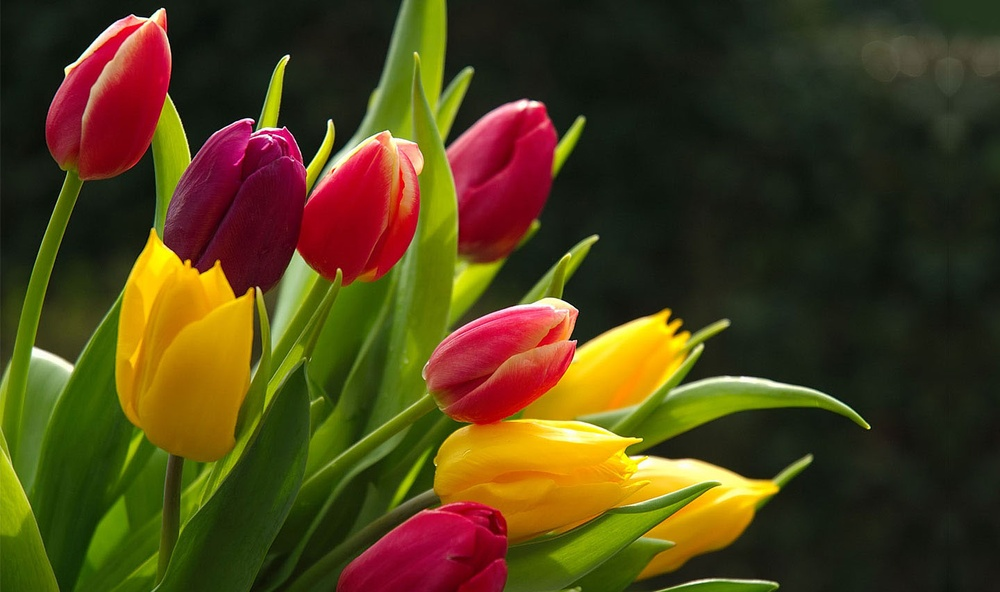
#> input picture flower.jpg, 1000 x 592 px, shrunk from 1440 x 852 before the run
$ jupyter execute main.ipynb   (shell and % lines are left out)   (older library calls are emulated)
#> lines starting #> are read from the running program, lines starting #| are printed output that depends on the picture; after the words box and inside, x2 and y2 are one past the last pixel; in counts of white or black regions, pixels touching at a corner belong together
#> further down, image is the input picture: shape (592, 1000, 3); mean R, G, B 78.4, 64.3, 24
### segmentation.py
import numpy as np
import matplotlib.pyplot as plt
from matplotlib import colors
from scipy import ndimage
from PIL import Image
import time


class castClrs:
    """Class to  discretize the colorchannel of the argument image.

    """
    def __init__(self, imageRGB):
        self.imageRGB = imageRGB.copy()
        self.imageHSV = colors.rgb_to_hsv(self.imageRGB)
#> self.imageHSV: shape (592, 1000, 3) float32; mean of channels 0, 1, 2 0.3, 0.6, 86.3
        self.imageHeight = self.imageRGB.shape[0]
        self.imageWidth = self.imageRGB.shape[1]
        self.segmentedRGB = None
        self.segmentedHSV = None
        self.computationTime = None


    def RGB(self):
        """Returns the image in RGB format."""
        return self.imageRGB

    def HSV(self):
        """Returns the image in HSV format."""
        return self.imageHSV

    def RGBSegment(self):
        """Returns the colorspace-segmented image in RGB format."""
        if self.segmentedRGB is None:
            print('There is no segmented image in RGB format')
            return 0
        else:
            return self.segmentedRGB

    # [7 lines left out: function HSVSegment, not called in this run]

    def updateRGBSegment(self):
        """Takes HSV-segmented image and converts it to RGB to call from RGBSegment()"""
        self.segmentedRGB = colors.hsv_to_rgb(self.segmentedHSV)

    def updateHSVSegment(self):
        """Takes RGB-segmented image and converts it to HSV to call from HSVSegment()"""
        self.segmentedHSV = colors.rgb_to_hsv(self.segmentedRGB)


    # [7 lines left out: function hist, not called in this run]

    def showRGB(self):
        """Shows a matplotlib image of the segmented RGB-image"""
        plt.imshow(self.RGBSegment())
        plt.show()

    # [4 lines left out: function showHSV, not called in this run]


    def segment(self, segC0=8, segC1=8, segC2=8, clrs='rgb', mode='weighted', castMode='ceil'):
        """Does an equidistant colorspace segmentation. Each segment has the same length in colorspace.
        -segC0, segC1 and segC2 are the numbers of segments wanted for the respective colorchannels
        -clrs is the colorspace in which the segmentation should take place and can be 'rgb' or 'hsv'
        -mode is the way segmentsizes will be chosen:
            'linear' does an equidistant colorspace segmentation. Each segment has the same length in colorspace.
            'weighted' does a colorspace segmentation where each segment's length will be chosen by the amount of pixels which occupy the segment. Each segment is chosen to have the same amount of pixels in them.
        -castMode is the way colorvalues will be cast and can be 'floor', 'ceil' or 'mean'"""
#> called with segC0 = 4, segC1 = 4, segC2 = 4, clrs = 'rgb', mode = 'linear', castMode = 'floor'
        timeStart = time.clock()

        # define modes
        modes = ['linear', 'weighted']
        castModes = ['floor', 'ceil', 'mean']
        # set working image
        if (clrs == 'rgb'):
            workingImage = self.imageRGB.copy()
        elif (clrs == 'hsv'):
            workingImage = self.imageHSV.copy()
        else:
            print('Colorspace "'+str(clrs)+'" not found')
            return 0
        # exception handling: modes
        if not (mode in modes):
            print('Mode "'+str(mode)+'" not found. Available modes are: '+str(modes))
            return 0
        if not (castMode in castModes):
            print('Castmode "'+str(castMode)+'" not found')
            return 0

        def valueCast(array, index, mode):
            if (castMode == 'floor'):
                return int(array[index])
            elif (castMode == 'ceil'):
                return int(array[index+1])
            elif (castMode == 'mean'):
                return int((array[index]+array[index+1])/2.)
            else:
                return 0

        # needed for color comparison
        referenceImage = workingImage.copy()

        # compute arrays which consist of the segments' borders
        if (mode == 'linear'):
            int0 = np.linspace(0, 255, segC0 + 1)
            int1 = np.linspace(0, 255, segC1 + 1)
            int2 = np.linspace(0, 255, segC2 + 1)
        if (mode == 'weighted'):
            histR, bin_edges = np.histogram(workingImage[:,:,0], bins=255, normed=True)
            histG, bin_edges = np.histogram(workingImage[:,:,1], bins=255, normed=True)
            histB, bin_edges = np.histogram(workingImage[:,:,2], bins=255, normed=True)
            hist = np.array([histR, histG, histB], dtype=float)

            int0 = np.zeros(segC0+1)
            int1 = np.zeros(segC0+1)
            int2 = np.zeros(segC0+1)
            intervals = np.array([int0, int1, int2], dtype=int)

            segmentCount = np.array([segC0, segC1, segC2], dtype=int)
            weights = 1/(segmentCount.astype(float))

            # process i-th histogram
            for i in range(3):
                # set j-th border, where 0-th border is zero and last border is 255
                for j in range(1, segmentCount[i]):
                    cumSum = 0.
                    counter = intervals[i][j-1] # set counter to last aquired border
                    while(cumSum < weights[i]):
                        counter += 1
                        if (counter >= 255):
                            break
                        cumSum += hist[i][counter]
                    intervals[i][j] = counter
                intervals[i][segmentCount[i]] = 255
            int0 = intervals[0]
            int1 = intervals[1]
            int2 = intervals[2]


        for i in range(segC0):
            # value the values between int[i]/int[i+1] will be cast to
            valCast = valueCast(int0, i, castMode)
            mask = (referenceImage[:,:,0] >= int0[i]) & (referenceImage[:,:,0] <= int0[i+1])
            workingImage[mask, 0] = valCast
        for i in range(segC1):
            valCast = valueCast(int1, i, castMode)
            mask = (referenceImage[:,:,1] >= int1[i]) & (referenceImage[:,:,1] <= int1[i+1])
            workingImage[mask, 1] = valCast
        for i in range(segC2):
            valCast = valueCast(int2, i, castMode)
            mask = (referenceImage[:,:,2] >= int2[i]) & (referenceImage[:,:,2] <= int2[i+1])
            workingImage[mask, 2] = valCast

        # update segmentedImages
        if (clrs == 'rgb'):
            self.segmentedRGB = workingImage
            self.updateHSVSegment()
        if (clrs == 'hsv'):
            self.segmentedHSV = workingImage
            self.updateRGBSegment()

        self.computationTime = time.clock() - timeStart

    # [20 lines left out: function weightedSegment, not called in this run]

    def showInfo(self):
        """Shows computation info on castClrs.segment()"""
        if self.computationTime is None:
            print('castClrs.segment() has not yet taken place')
        else:
            print('Computation time for colorspace segmentation: ' + str(self.computationTime) + 's\n')


class extractConnComp():
    """This class aims to extract connected components from a colorspace-segmented image.
    Connected components in this context are pixels connected spacially as well as in colorspace.
    The connected components extracted will be used for edge detection and for obtaining better colors for each individual segment by comparison with the original image.

    """
    def __init__(self, image):
        self.image = image.copy()
        self.connComp = None
        self.colorNumber = None
        self.connCompNumber = None
        self.computationTime = None
        self.cutConnComp = None


    def extract(self):
        """Computes connected component picture"""
        timeStart = time.clock()

        # create PIL Image Object
        pilImg = Image.fromarray(np.uint8(self.image))
        # create numpy array containing all color tuples occuring in the image
        colorArray = np.array(pilImg.getcolors(), dtype='object')[:,1]

        # connCompClrs is a connected component image where pixels are
        # connected in colorspace, but not in space
        self.connComp = np.zeros((self.image.shape[0], self.image.shape[1]))
        connCompCount = 0

        # each iteration will first find pixels of same color and then build
        # spacially connected components into the image connComp
        for i in range(colorArray.size):
            connCompClrs = np.uint8(((self.image[:,:,0] == colorArray[i][0]) &
                (self.image[:,:,1] == colorArray[i][1]) &
                (self.image[:,:,2] == colorArray[i][2])))
            connCompTemp, deltaConnCompCount = ndimage.label(connCompClrs)
            self.connComp += connCompTemp+connCompCount-np.uint8(connCompTemp==0)*connCompCount
            connCompCount += deltaConnCompCount
#> this loop made 35 passes
#> (deltaConnCompCount, connCompCount) on passes 1 to 8: (1, 1), (95, 96), (36, 132), (25, 157), (97, 254), (52, 306), (130, 436), (40, 476)
#> pass 1, in extract, `connCompClrs = np.uint8(((self.image[:,:,0] == colorArray[i][0]) & (se..`:
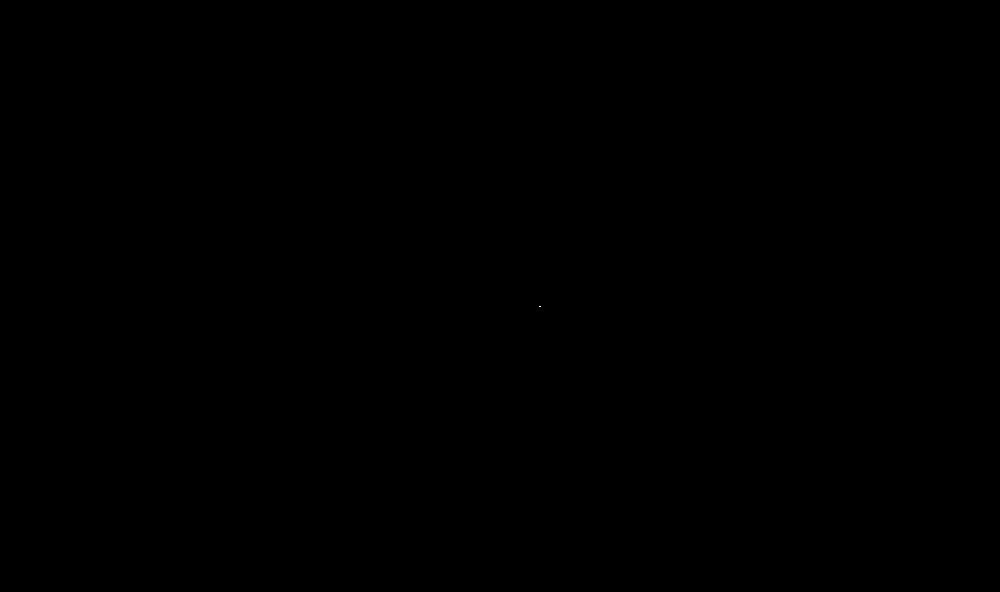
#> connCompClrs: shape (592, 1000); values 0 (black) and 1 (white), 0% white in thin lines or dots, all inside (x1, y1, x2, y2) = (539, 306, 541, 307)
#> after the loop:
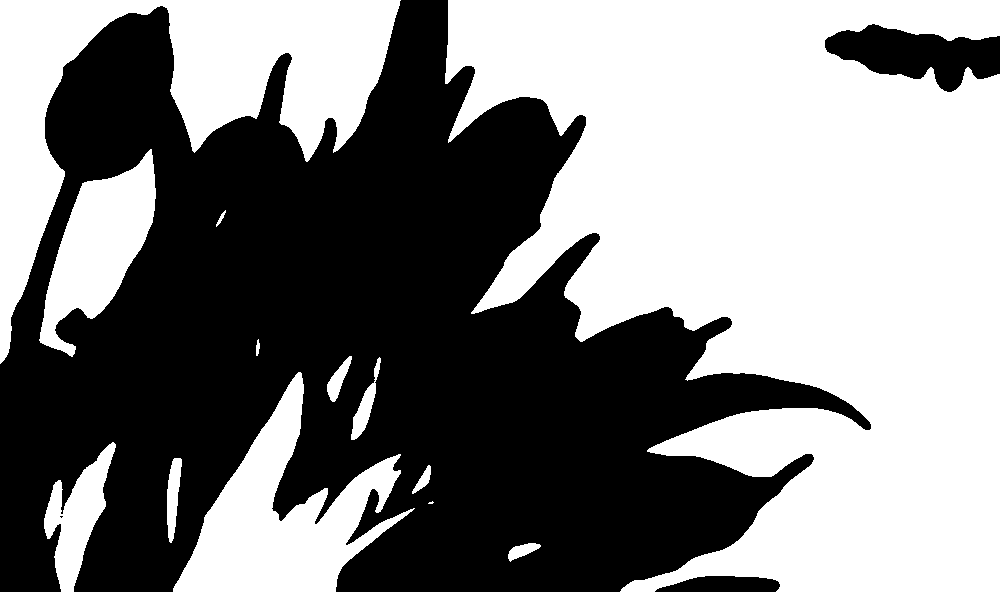
#> connCompClrs: shape (592, 1000); values 0 (black) and 1 (white), 51.4% white; 4 black regions (1 under 20 px), largest, box (x1, y1, x2, y2) and area: (0, 0, 871, 592) 279223, (825, 24, 1000, 92) 6838, (655, 576, 780, 592) 1566
#> after the loop:
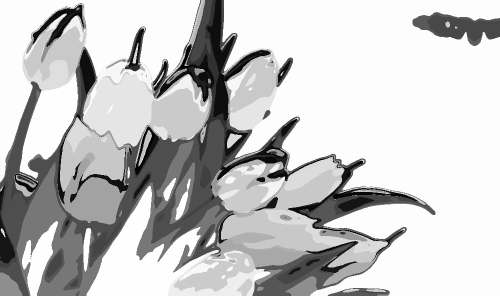
#> self.connComp: shape (592, 1000) float64 (shown at 1/2 size); min 1, max 2749, mean 2125.1; drawn with min black and max white
#> after the loop, connCompCount = 2749

        #self.connComp = np.uint8(self.connComp)
        self.colorNumber = colorArray.size
        self.connCompNumber = np.unique(self.connComp).size
        self.computationTime = (time.clock() - timeStart)

    def showConnComp(self):
        """Shows self.connComp with matplotlib"""
        if self.connComp is None:
            self.extract()
        plt.imshow(self.connComp);
        plt.show()

    # [5 lines left out: function getConnComp, not called in this run]

    def showInfo(self):
        """Shows computation info on self.extract()"""
        if self.computationTime is None:
            print('extractConnComp.extract() has not yet taken place')
        else:
            print('Computation time for connected component segmentation: ' + str(self.computationTime) + 's')
            print('Number of different colors from colorspace segmentation: ' + str(self.colorNumber))
#| Number of different colors from colorspace segmentation: 35
            print('Number of connected components: ' + str(np.unique(self.connComp).size) + '\n')
#| Number of connected components: 2749

    def showConnCompHist(self, binNumber=10):
        """Shows histogram of pixel number in connected components
        Histogram will show bins from 1 to binNumber"""
#> called with binNumber = 10
        y, x = np.array(self.connComp.shape, dtype=float)
        grid = np.ones_like(self.connComp)
        histData = ndimage.sum(grid, self.connComp, index=range(int(self.connComp.max())))
#> histData = 2749 values, max 219523 at index 2738, min 0 at index 0, mean 215.2
        n, bins, patches = plt.hist(histData, bins=binNumber, range=(1,binNumber+1))
#> n = [1459, 487, 128, 114, 32, 39, 21, 15, 11, 18]; bins = [1, 2, 3, 4, 5, 6, 7, 8, 9, 10, 11]; patches = 10 items
        plt.axis([1, binNumber+1, 1, n.max()])
        plt.xlabel('Number of pixels')
        plt.ylabel('Count')
        #plt.yscale('log')
        plt.title('Histogram of connected component sizes')
        plt.text(3, n.max()/2., 'Number of components in this Histogram: ' + str(n[0:binNumber].sum()) +
            '\n This amounts to '+str(round(n[0:binNumber].sum()/np.float(self.connCompNumber)*100, 2))+'% of connected components \n and '
            +str(round(n[0:binNumber].sum()/y/x*100, 2))+'% of pixels in the image')
        plt.show()

    # [10 lines left out: function remConnComp, not called in this run]


### main.ipynb
[cell 1]
import numpy as np
import matplotlib.pyplot as plt
from scipy import misc
from segmentation import castClrs, extractConnComp
from scipy.ndimage.filters import gaussian_filter
from skimage import color
from skimage import feature

[cell 2]
image = misc.imread('flower.jpg')

"""
# Image->castClrs
segmentObj = castClrs(image)
segmentObj.segment(segC0=4, segC1=4, segC2=4, clrs='rgb', mode='mean')
segmentObj.showRGB()
"""

#Image->Gaussfilter
sigma = 3
filterImage = image.copy()
filterImage[:,:,0] = gaussian_filter(image[:,:,0], sigma)
filterImage[:,:,1] = gaussian_filter(image[:,:,1], sigma)
filterImage[:,:,2] = gaussian_filter(image[:,:,2], sigma)

print('Originalbild:')
plt.imshow(image)
plt.show()

# Image->Gaussfilter->castClrs
segmentObj2 = castClrs(filterImage)
segmentObj2.segment(segC0=4, segC1=4, segC2=4, clrs='rgb', mode = 'linear', castMode='floor')
print('Gaussfilter->Farbraumsegmentiert:')
segmentObj2.showRGB()
segmentObj2.showInfo()

connComp = extractConnComp(segmentObj2.RGBSegment())
print('Zusammenhangskomponenten im Orts- und Farbraum:')
connComp.showConnComp()
connComp.showInfo()
connComp.showConnCompHist(binNumber=10)

[cell 3]
image = misc.imread('flower.jpg')

"""
# Image->castClrs
segmentObj = castClrs(image)
segmentObj.segment(segC0=4, segC1=4, segC2=4, clrs='rgb', mode='mean')
segmentObj.showRGB()
"""

#Image->Gaussfilter
sigma = 3
filterImage = image.copy()
filterImage[:,:,0] = gaussian_filter(image[:,:,0], sigma)
filterImage[:,:,1] = gaussian_filter(image[:,:,1], sigma)
filterImage[:,:,2] = gaussian_filter(image[:,:,2], sigma)

print('Originalbild:')
plt.imshow(image)
plt.show()

# Image->Gaussfilter->castClrs
segmentObj2 = castClrs(filterImage)
segmentObj2.segment(segC0=4, segC1=4, segC2=4, clrs='rgb', mode = 'weighted', castMode='floor')
#> call 2 of segment, with segC0 = 4, segC1 = 4, segC2 = 4, clrs = 'rgb', mode = 'weighted', castMode = 'floor'
#> in segment (call 2), `histR, bin_edges = np.histogram(workingImage[:,:,0], bins=255, normed=..`: histR = 255 values, max 0.0416 at index 14, min 0 at index 23, mean 0.0041; bin_edges = 256 values from 9 to 253
#> in segment (call 2), `histG, bin_edges = np.histogram(workingImage[:,:,1], bins=255, normed=..`: histG = 255 values, max 0.0363 at index 27, min 0 at index 84, mean 0.00397; bin_edges = 256 values from 0 to 252
#> in segment (call 2), `histB, bin_edges = np.histogram(workingImage[:,:,2], bins=255, normed=..`: histB = 255 values, max 0.0722 at index 21, min 0 at index 6, mean 0.00463; bin_edges = 256 values from 0 to 216
#> after the loop in segment (call 2), `for i in range(3):`: intervals = [[0, 14, 35, 113, 255], [0, 26, 40, 103, 255], [0, 11, 20, 25, 255]]
#> in segment (call 2), `int0 = intervals[0]`: int0 = [0, 14, 35, 113, 255]
#> in segment (call 2), `int1 = intervals[1]`: int1 = [0, 26, 40, 103, 255]
#> in segment (call 2), `int2 = intervals[2]`: int2 = [0, 11, 20, 25, 255]
#> the loop in segment (call 2), `for i in range(segC0):` made 4 passes
#> valCast on passes 1 to 4: 0, 14, 35, 113
#> after the loop in segment (call 2), `for i in range(segC0):`:
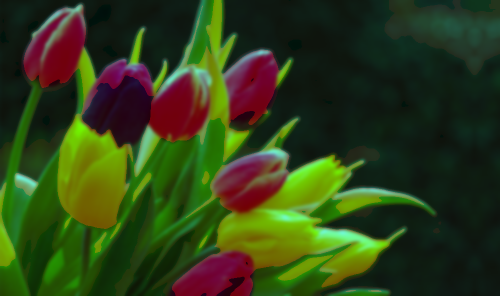
#> workingImage: shape (592, 1000, 3) (shown at 1/2 size); mean R, G, B 47.1, 63.3, 23
#> the loop in segment (call 2), `for i in range(segC1):` made 4 passes
#> valCast on passes 1 to 4: 0, 26, 40, 103
#> the loop in segment (call 2), `for i in range(segC2):` made 4 passes
#> valCast on passes 1 to 4: 0, 11, 20, 25
#> pass 1, in segment (call 2), `mask = (referenceImage[:,:,2] >= int2[i]) & (referenceImage[:,:,2] <= ..`:
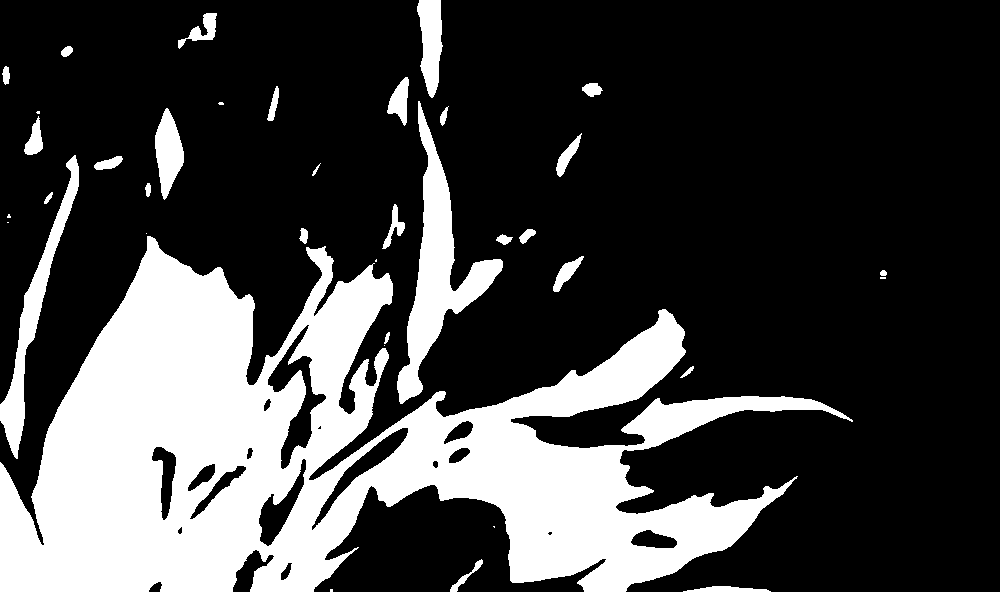
#> mask: shape (592, 1000) bool; 26.2% white; 38 white regions (10 under 20 px), largest, box (x1, y1, x2, y2) and area: (0, 236, 853, 592) 134154, (397, 101, 503, 404) 8531, (0, 155, 79, 459) 4200
#> after the loop in segment (call 2), `for i in range(segC2):`:
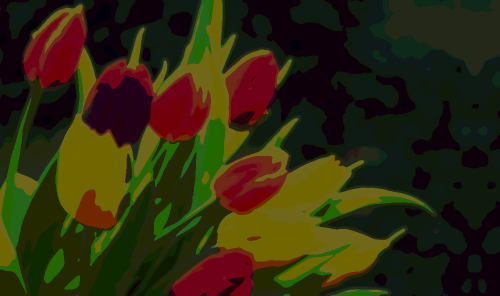
#> workingImage: shape (592, 1000, 3) (shown at 1/2 size); mean R, G, B 47.1, 41.1, 13.1
print('Gaussfilter->Farbraumsegmentiert:')
segmentObj2.showRGB()
segmentObj2.showInfo()

connComp = extractConnComp(segmentObj2.RGBSegment())
print('Zusammenhangskomponenten im Orts- und Farbraum:')
connComp.showConnComp()
#> the loop in extract (call 2), `for i in range(colorArray.size):` made 45 passes
#> (deltaConnCompCount, connCompCount) on passes 1 to 8: (29, 29), (27, 56), (36, 92), (28, 120), (126, 246), (5, 251), (109, 360), (8, 368)
#> after the loop in extract (call 2), `for i in range(colorArray.size):`:
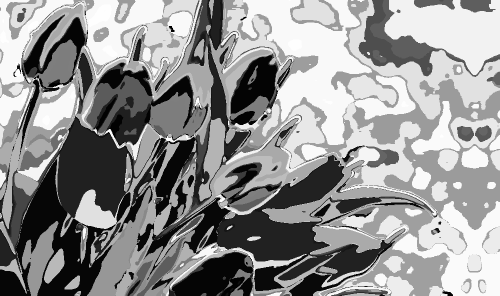
#> self.connComp: shape (592, 1000) float64 (shown at 1/2 size); min 1, max 5262, mean 3022.1; drawn with min black and max white
#> after the loop in extract (call 2), `for i in range(colorArray.size):`: connCompCount = 5262
connComp.showInfo()
#| Number of different colors from colorspace segmentation: 45
#| Number of connected components: 5262
connComp.showConnCompHist(binNumber=10)
#> call 2 of showConnCompHist, with binNumber = 10
#> in showConnCompHist (call 2), `histData = ndimage.sum(grid, self.connComp, index=range(int(self.connC..`: histData = 5262 values, max 34190 at index 3199, min 0 at index 0, mean 112.5
#> in showConnCompHist (call 2), `n, bins, patches = plt.hist(histData, bins=binNumber, range=(1,binNumb..`: n = [2510, 984, 318, 217, 102, 82, 37, 42, 34, 55]
#> in showConnCompHist (call 2), `plt.show()`:
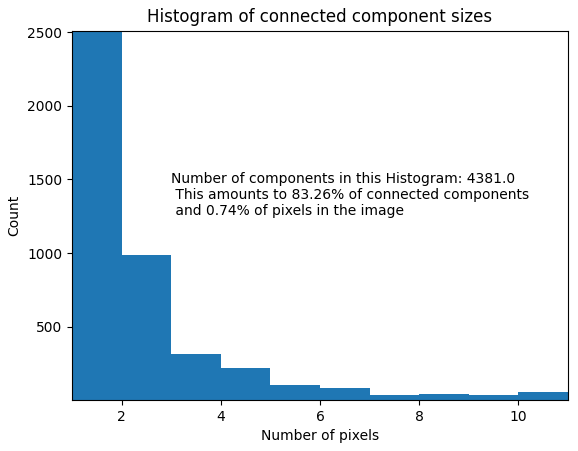
#> figure drawn by matplotlib, 1 panel; tallest bar 2510 high, from x = 1 to 2
